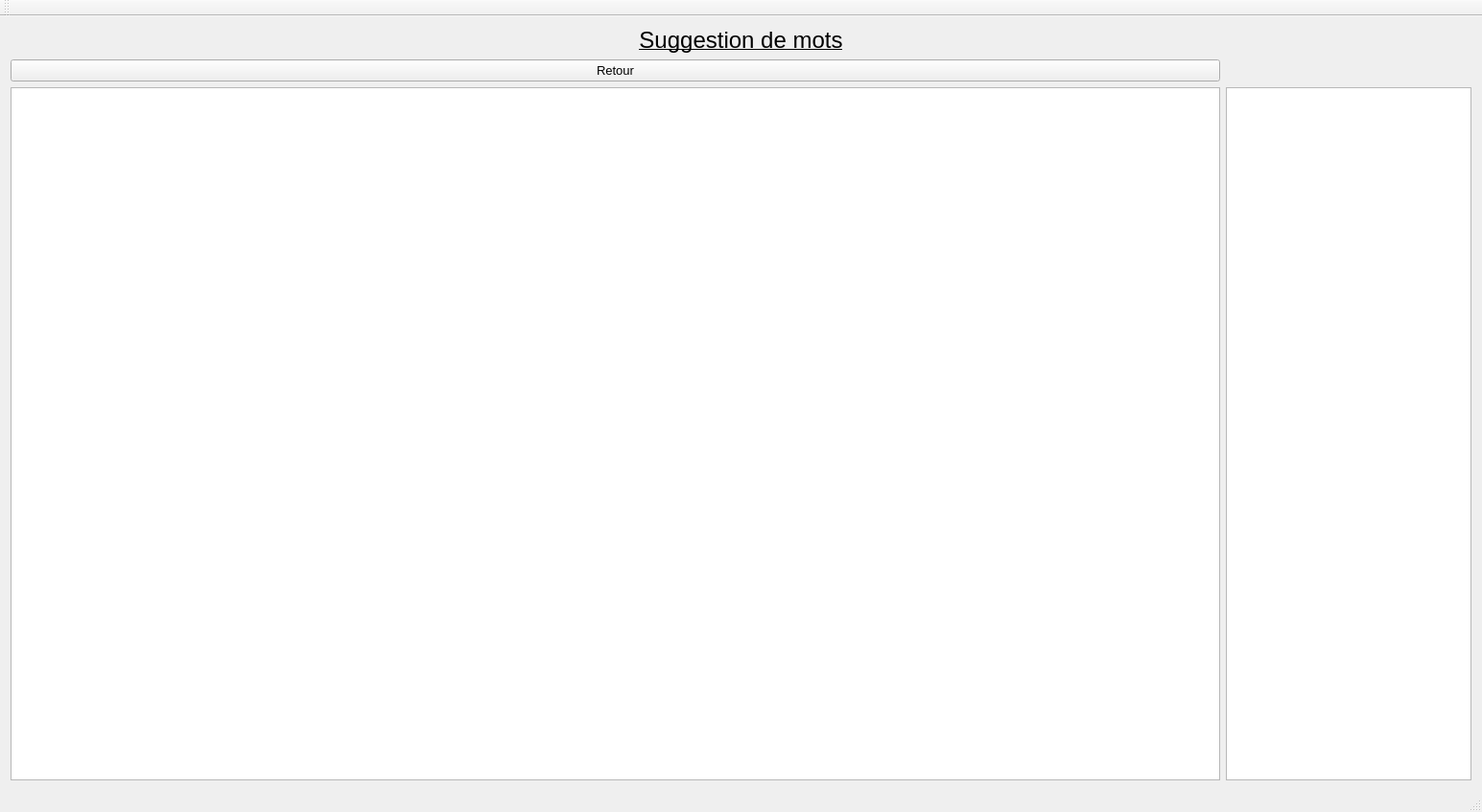
<?xml version="1.0" encoding="UTF-8"?>
<ui version="4.0">
 <class>TP_LOG2810_QtClass</class>
 <widget class="QMainWindow" name="TP_LOG2810_QtClass">
  <property name="geometry">
   <rect>
    <x>0</x>
    <y>0</y>
    <width>1545</width>
    <height>847</height>
   </rect>
  </property>
  <property name="windowTitle">
   <string>TP_LOG2810_Qt</string>
  </property>
  <widget class="QWidget" name="centralWidget">
   <layout class="QGridLayout" name="gridLayout">
    <item row="2" column="1">
     <widget class="QListWidget" name="listWidget">
      <property name="sizePolicy">
       <sizepolicy hsizetype="Minimum" vsizetype="Expanding">
        <horstretch>0</horstretch>
        <verstretch>0</verstretch>
       </sizepolicy>
      </property>
      <property name="font">
       <font>
        <pointsize>18</pointsize>
       </font>
      </property>
     </widget>
    </item>
    <item row="1" column="0">
     <widget class="QPushButton" name="pushButton">
      <property name="font">
       <font>
        <pointsize>10</pointsize>
       </font>
      </property>
      <property name="text">
       <string>Retour</string>
      </property>
     </widget>
    </item>
    <item row="0" column="0" colspan="2">
     <widget class="QLabel" name="label">
      <property name="font">
       <font>
        <pointsize>18</pointsize>
        <weight>50</weight>
        <bold>false</bold>
        <underline>true</underline>
       </font>
      </property>
      <property name="text">
       <string>Suggestion de mots</string>
      </property>
      <property name="alignment">
       <set>Qt::AlignCenter</set>
      </property>
     </widget>
    </item>
    <item row="2" column="0">
     <widget class="QTextEdit" name="textEdit"/>
    </item>
   </layout>
  </widget>
  <widget class="QMenuBar" name="menuBar">
   <property name="geometry">
    <rect>
     <x>0</x>
     <y>0</y>
     <width>1545</width>
     <height>21</height>
    </rect>
   </property>
  </widget>
  <widget class="QToolBar" name="mainToolBar">
   <attribute name="toolBarArea">
    <enum>TopToolBarArea</enum>
   </attribute>
   <attribute name="toolBarBreak">
    <bool>false</bool>
   </attribute>
  </widget>
  <widget class="QStatusBar" name="statusBar"/>
 </widget>
 <layoutdefault spacing="6" margin="11"/>
 <resources>
  <include location="TP_LOG2810_Qt.qrc"/>
 </resources>
 <connections/>
</ui>
